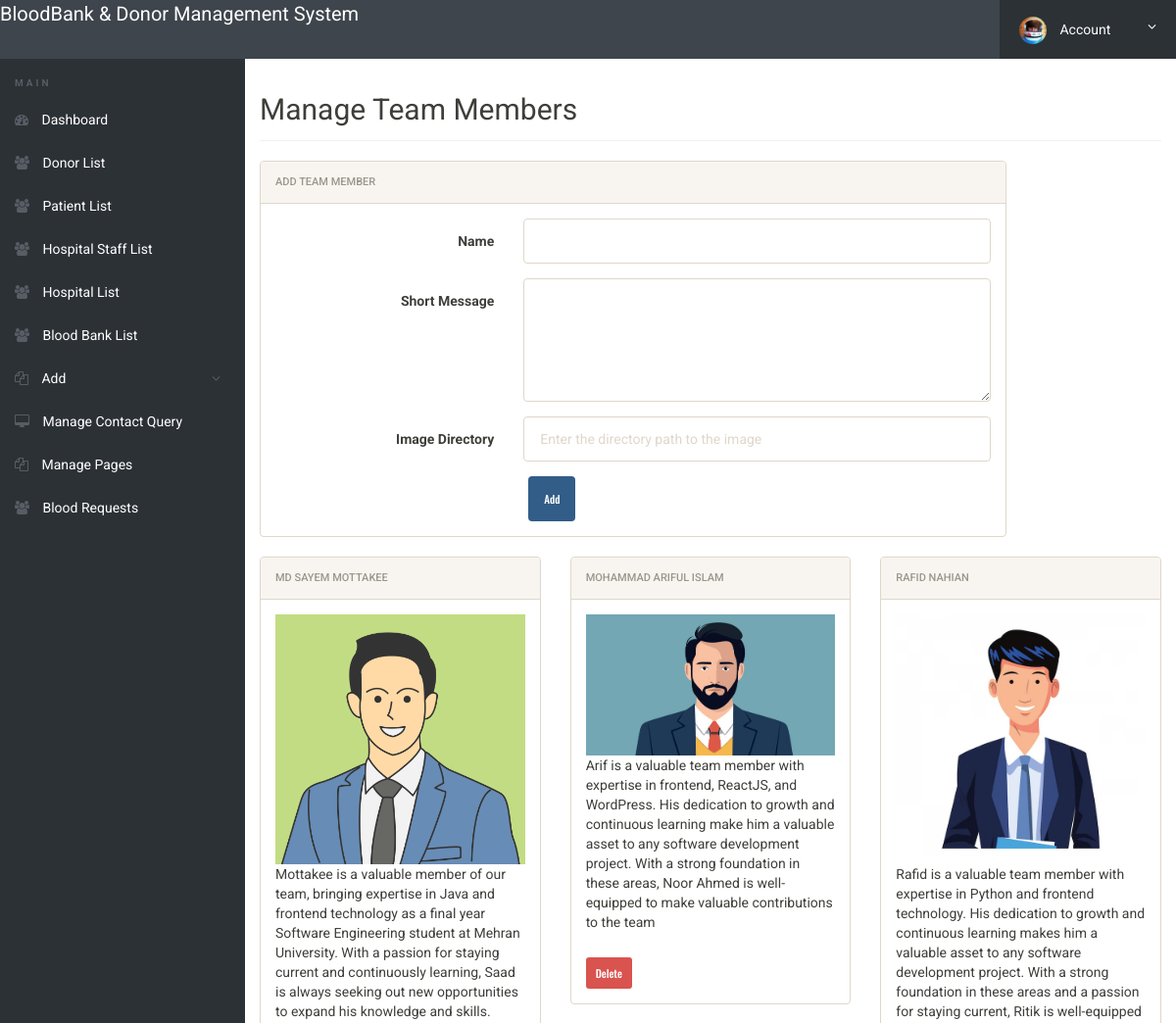
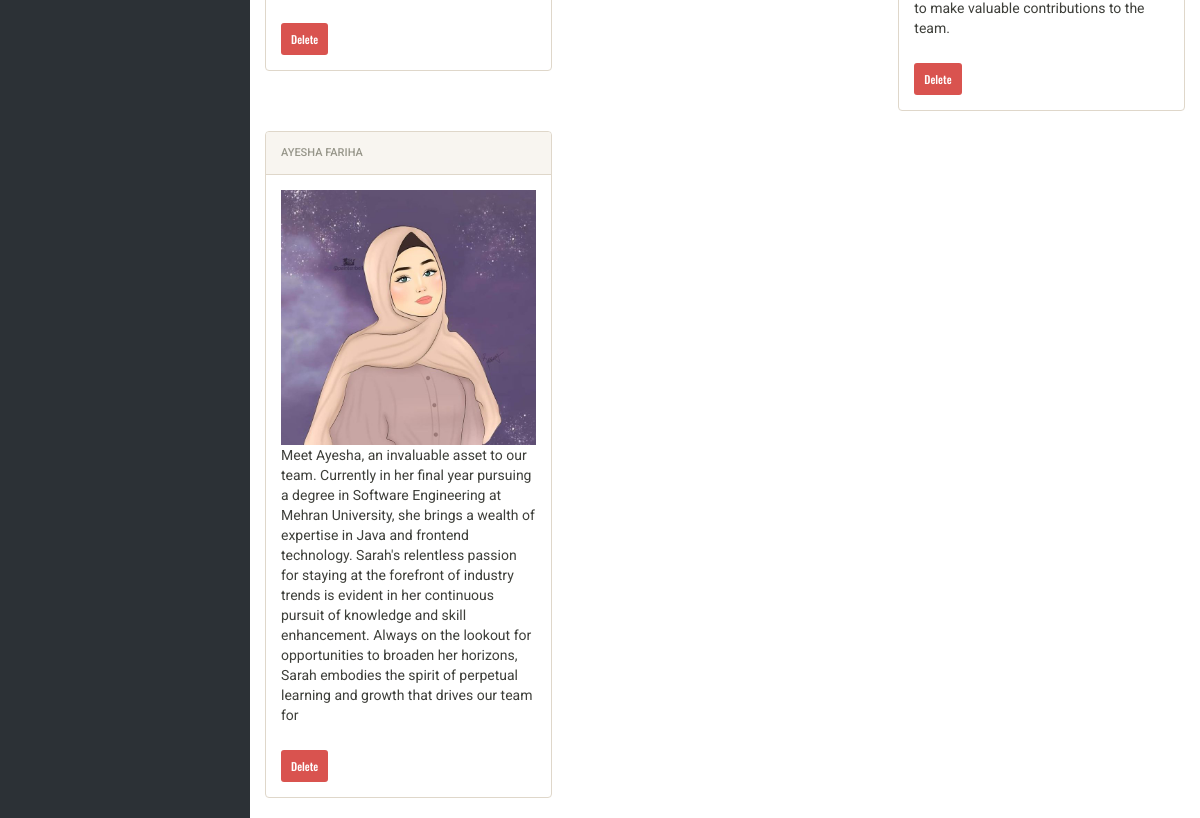
/admin/manage-pages.php (signed in), run on the app's committed database (2 pictures, top to bottom).
### tables this page shows
CREATE TABLE `teammembers` (
  `ID` int(11) NOT NULL,
  `Name` varchar(100) DEFAULT NULL,
  `ShortMessage` varchar(500) DEFAULT NULL,
  `Image` varchar(255) DEFAULT NULL
);

### admin/manage-pages.php (the view, shortened to what this page needs)
<?php
include('includes/config.php');
if(strlen($_SESSION['alogin'])==0) {
    header('location:../index.php');
} else {
?>
<!doctype html>
<html lang="en" class="no-js">
<head>
    <link rel="stylesheet" href="css/font-awesome.min.css">
    <link rel="stylesheet" href="css/bootstrap.min.css">
    <link rel="stylesheet" href="css/dataTables.bootstrap.min.css">
    <link rel="stylesheet" href="css/bootstrap-social.css">
    <link rel="stylesheet" href="css/bootstrap-select.css">
    <link rel="stylesheet" href="css/fileinput.min.css">
    <link rel="stylesheet" href="css/awesome-bootstrap-checkbox.css">
    <link rel="stylesheet" href="css/style.css">
</head>
<body>
    <?php include('includes/header.php');?>
    <div class="ts-main-content">
    <?php include('includes/leftbar.php');?>
        <div class="content-wrapper">
            <div class="container-fluid">
                <div class="row">
                    <div class="col-md-12">
                        <h2 class="page-title">Manage Team Members</h2>
                        <div class="row">
                            <div class="col-md-10">
                                <div class="panel panel-default">
                                    <div class="panel-heading">Add Team Member</div>
                                    <div class="panel-body">
                                        <form method="post" class="form-horizontal" enctype="multipart/form-data">
                                            <div class="form-group">
                                                <label class="col-sm-4 control-label">Name</label>
                                                <div class="col-sm-8">
                                                    <input type="text" class="form-control" name="name" required>
                                                </div>
                                            </div>
                                            <div class="form-group">
                                                <label class="col-sm-4 control-label">Short Message</label>
                                                <div class="col-sm-8">
                                                    <textarea class="form-control" name="short_message" rows="5" required></textarea>
                                                </div>
                                            </div>
                                            <div class="form-group">
                                                <label class="col-sm-4 control-label">Image Directory</label>
                                                <div class="col-sm-8">
                                                    <input type="text" class="form-control" name="image_directory" placeholder="Enter the directory path to the image" required>
                                                </div>
                                            </div>
                                            <div class="col-sm-8 col-sm-offset-4">
                                                <button type="submit" name="submit" class="btn-primary btn">Add</button>
                                            </div>
                                        </form>
                                    </div>
                                </div>
                            </div>
                        </div>
                        <div class="row">
                            <?php
                            $sql = "SELECT * FROM TeamMembers";
                            $query = $dbh->prepare($sql);
                            $query->execute();
                            $results = $query->fetchAll(PDO::FETCH_ASSOC);
                            foreach($results as $result) {
                            ?>
                            <div class="col-md-4">
                                <div class="panel panel-default">
                                    <div class="panel-heading"><?php echo $result['Name']; ?></div>
                                    <div class="panel-body">
                                        <img src="<?php echo $result['Image']; ?>" alt="<?php echo $result['Name']; ?>" style="width:100%">
                                        <p><?php echo $result['ShortMessage']; ?></p>
                                        <a href="?del=<?php echo $result['ID']; ?>" onclick="return confirm('Are you sure you want to delete?');" class="btn btn-danger btn-sm">Delete</a>
                                    </div>
                                </div>
                            </div>
                            <?php } ?>
                        </div>
                    </div>
                </div>
            </div>
        </div>
    </div>
</body>
</html>
<?php } ?>

### admin/css/style.css (style rules this page uses)
html { font-size: 14px; }
@media only screen and (min-width: 480px) { html { font-size: 17px; } }
@media only screen and (min-width: 768px) { html { font-size: 14px; } }
@media only screen and (min-width: 1024px) { p { font-size: 1em; margin-bottom: 1.8em; } }
body { font-size: 1em; }
a { color: #37a6c4; }
.btn { font-family: 'Oswald', sans-serif; }
.panel { overflow: hidden; }
.btn { text-transform: none; }
.page-title { padding-bottom: 15px; margin-bottom: 20px; border-bottom: 1px solid #f0f0f0; }
.ts-main-content .content-wrapper { padding-top: 15px; margin-top: 60px; }
@media only screen and (min-width: 992px) { .ts-main-content .content-wrapper { margin-left: 250px; } }

### data on the page
teammembers: Name "MD SAYEM MOTTAKEE", Image (picture), ShortMessage "Mottakee is a valuable member of our team, bringing expertise in Java and frontend technology as a final year Software Engineering student at Mehran University. With a passion for staying current and continuously learning, Saad is always seeking out new opportunities to expand his knowledge and skills."
teammembers: Name "MOHAMMAD ARIFUL ISLAM", Image (picture), ShortMessage "Arif is a valuable team member with expertise in frontend, ReactJS, and WordPress. His dedication to growth and continuous learning make him a valuable asset to any software development project. With a strong foundation in these areas, Noor Ahmed is well-equipped to make valuable contributions to the team"
teammembers: Name "RAFID NAHIAN", Image (picture), ShortMessage "Rafid is a valuable team member with expertise in Python and frontend technology. His dedication to growth and continuous learning makes him a valuable asset to any software development project. With a strong foundation in these areas and a passion for staying current, Ritik is well-equipped to make valuable contributions to the team."
teammembers: Name "AYESHA FARIHA", Image (picture), ShortMessage "Meet Ayesha, an invaluable asset to our team. Currently in her final year pursuing a degree in Software Engineering at Mehran University, she brings a wealth of expertise in Java and frontend technology. Sarah's relentless passion for staying at the forefront of industry trends is evident in her continuous pursuit of knowledge and skill enhancement. Always on the lookout for opportunities to broaden her horizons, Sarah embodies the spirit of perpetual learning and growth that drives our team for"
